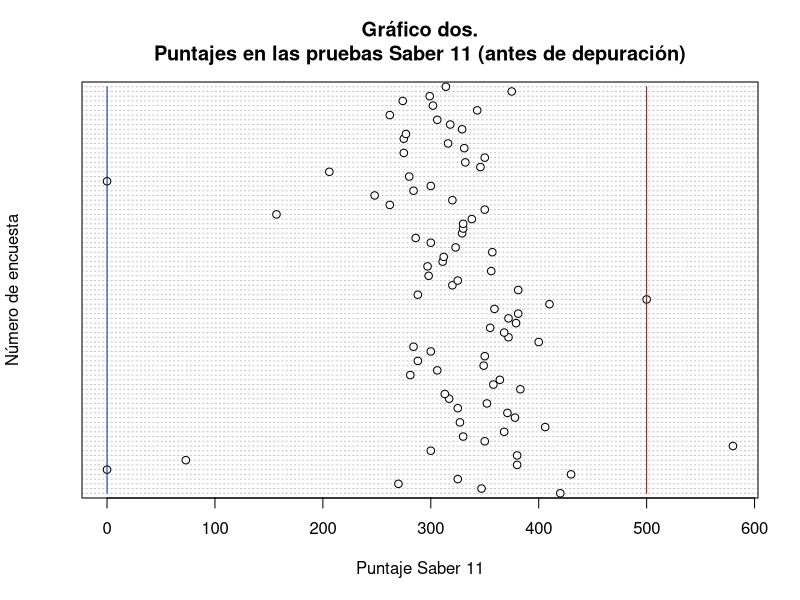
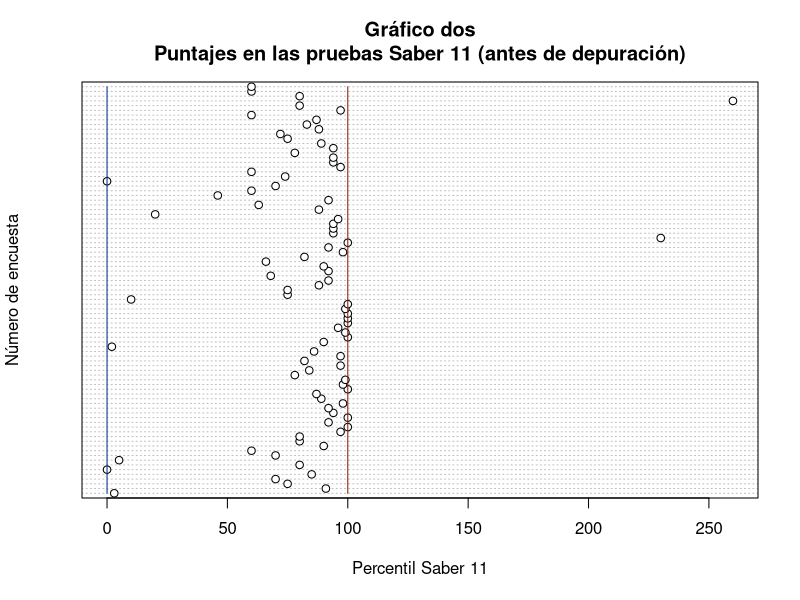
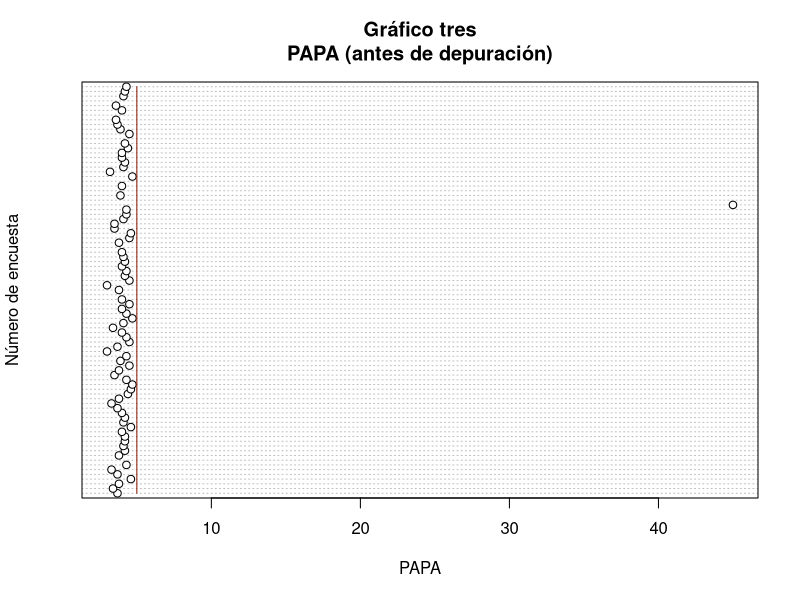

R code for these plots, in order: (Note: this script raises an error after producing the figures.)
## ---- chunk 1
knitr::opts_chunk$set(echo = TRUE,
                      message = FALSE,
                      warning = FALSE)
## ---- chunk 2
library(tidyverse)
## ---- chunk 3
encuesta <- read.csv("encuesta1.csv")
## ---- chunk 4
glimpse(encuesta)
## ---- chunk 5
encuesta <- encuesta %>% 
  mutate_if(is.character, as.factor)
## ---- chunk 6
glimpse(encuesta)
## ---- chunk 7
levels(encuesta$Q01_Genero)
## ---- chunk 8
# Cambio de nombre para el género
encuesta$Q01_Genero <- as.character(encuesta$Q01_Genero)
encuesta$Q01_Genero[encuesta$Q01_Genero == '1 : Masculino'] <- 'Masculino'
encuesta$Q01_Genero[encuesta$Q01_Genero == '2 : Femenino'] <- 'Femenino'
encuesta$Q01_Genero[encuesta$Q01_Genero == '3 : Otro'] <- 'Otro'
encuesta$Q01_Genero <- as.factor(encuesta$Q01_Genero)
levels(encuesta$Q01_Genero)
summary(encuesta$Q01_Genero)
## ---- chunk 9
# Para GÉNERO
summary(encuesta$Q01_Genero)
# ¡Okay!
## ---- chunk 10
# Modificación del formato de la variable FECHA DE NACIMIENTO y de la variable FECHA SABER 11
encuesta <- encuesta %>% 
  mutate(Q02_FechaNac = as.Date(as.character(Q02_FechaNac), "%Y-%m-%d"), 
         Q07_FechaSaber11 = as.Date(as.character(Q07_FechaSaber11), "%Y-%m-%d"))
## ---- chunk 11
summary(encuesta$Q02_FechaNac)
summary(encuesta$Q07_FechaSaber11)
## ---- chunk 12
# Creación de la variable EDAD
# Cálculo de la edad al 2021-FEB-26
encuesta <- encuesta %>% 
  mutate(Edad = as.numeric(as.Date("2021-02-26") - Q02_FechaNac)/365.25)
encuesta$Edad <- round(encuesta$Edad, 2)
## ---- chunk 13
# Creación de la variable TIEMPO EMPLEADO
# Conversión a fecha-hora
encuesta <- encuesta %>% 
  mutate(fecha_entrega = 
           as.POSIXct(strptime(Enviado.el., format = "%d/%m/%Y %H:%M:%S")),
         tiempo_usado = as.integer(format(fecha_entrega, "%M")) +
                        as.integer(format(fecha_entrega, "%S")) / 60  - 30)
encuesta$tiempo_usado <- round(encuesta$tiempo_usado, 2)
## ---- chunk 14
#Cambio de nombre de los pregrados  
encuesta$Q03_Carrera <- as.character(encuesta$Q03_Carrera)
encuesta$Q03_Carrera[encuesta$Q03_Carrera == '1 : MatemÃ¡ticas'] <- 'Matemáticas'
encuesta$Q03_Carrera[encuesta$Q03_Carrera == '2 : IngenierÃa de sistemas e informÃ¡tica'] <- 'Ingeniería de sistemas e informática'
encuesta$Q03_Carrera[encuesta$Q03_Carrera == '3 : EstadÃstica'] <- 'Estadística'
encuesta$Q03_Carrera[encuesta$Q03_Carrera == '4 : IngenierÃa administrativa'] <- 'Ingeniería administrativa'
encuesta$Q03_Carrera[encuesta$Q03_Carrera == '5 : IngenierÃa fÃsica'] <- 'Ingeniería física'
encuesta$Q03_Carrera[encuesta$Q03_Carrera == '6 : IngenierÃa industrial'] <- 'Ingeniería industrial'
encuesta$Q03_Carrera[encuesta$Q03_Carrera == '7 : Otra'] <- 'Otra'
encuesta$Q03_Carrera <- as.factor(encuesta$Q03_Carrera)
levels(encuesta$Q03_Carrera)
summary(encuesta$Q03_Carrera)

## ---- chunk 15
summary(encuesta$Q04_Semestre)
## ---- chunk 16
encuesta <- encuesta %>%
  mutate(V51_Avance = Q04_Semestre * 10)
## ---- chunk 17
summary(encuesta$Q05_Saber11)
## ---- chunk 18
dotchart(encuesta$Q05_Saber11, xlab="Puntaje Saber 11", ylab="Número de encuesta")
title(main = "Gráfico dos.
Puntajes en las pruebas Saber 11 (antes de depuración)")
lines(rep(500,nrow(encuesta)),1:nrow(encuesta),col = "#8b1700")
lines(rep(0,nrow(encuesta)),1:nrow(encuesta),col = "#002e8b")
## ---- chunk 19
encuesta %>% 
  filter(encuesta$Q05_Saber11 == 0 | encuesta$Q05_Saber11 > 500)
## ---- chunk 20
# Imputaciones
encuesta$Q05_Saber11[encuesta$Q05_Saber11 == 580 & !is.na(encuesta$Q05_Saber11)] <- NA
encuesta[6, 7] <- NA
## ---- chunk 21
dotchart(encuesta$Q06_PercentilSaber11, xlab="Percentil Saber 11", ylab="Número de encuesta")
title(main = "Gráfico dos
Puntajes en las pruebas Saber 11 (antes de depuración)")
lines(rep(100,nrow(encuesta)),1:nrow(encuesta),col = "#8b1700")
lines(rep(0,nrow(encuesta)),1:nrow(encuesta),col = "#002e8b")
## ---- chunk 22
encuesta %>% 
  filter(Q06_PercentilSaber11 > 100)
## ---- chunk 23
encuesta$Q06_PercentilSaber11[encuesta$Q06_PercentilSaber11 == 230 & !is.na(encuesta$Q06_PercentilSaber11)] <- 100-230/10
encuesta[84, 8] <- NA
## ---- chunk 24
encuesta$Q07_FechaSaber11[encuesta$Q07_FechaSaber11 == as.Date("2021-08-08") & !is.na(encuesta$Q07_FechaSaber11)] <- NA
## ---- chunk 25
dotchart(encuesta$Q08_PAPA, xlab = "PAPA", ylab = "Número de encuesta")
title(main = "Gráfico tres
PAPA (antes de depuración)")
lines(rep(5,nrow(encuesta)),1:nrow(encuesta),col = "#8b1700")
## ---- chunk 26
encuesta %>% 
  filter(Q08_PAPA > 5)
## ---- chunk 27
encuesta$Q08_PAPA[encuesta$Q08_PAPA == 45 & !is.na(encuesta$Q08_PAPA)] <- 4.5
## ---- chunk 28
# Vivienda en el ÁREA METROPOLITANA
summary(encuesta$Q09_EnAreaMetropolitana)
## ---- chunk 29
encuesta$Q10_Estrato <- as.character(encuesta$Q10_Estrato)
encuesta$Q10_Estrato[encuesta$Q10_Estrato == '2 : 1'] <- '1'
encuesta$Q10_Estrato[encuesta$Q10_Estrato == '3 : 2'] <- '2'
encuesta$Q10_Estrato[encuesta$Q10_Estrato == '4 : 3'] <- '3'
encuesta$Q10_Estrato[encuesta$Q10_Estrato == '5 : 4'] <- '4'
encuesta$Q10_Estrato[encuesta$Q10_Estrato == '6 : 5'] <- '5'
encuesta$Q10_Estrato[encuesta$Q10_Estrato == '8 : No se conoce'] <- 'No se conoce'
encuesta$Q10_Estrato <- as.factor(encuesta$Q10_Estrato)
levels(encuesta$Q10_Estrato)
summary(encuesta$Q10_Estrato)
## ---- chunk 30
# Instalación de R
encuesta$Q11_R <- as.character(encuesta$Q11_R)
encuesta$Q11_R[encuesta$Q11_R == '1'] <- 'Si'
encuesta$Q11_R[encuesta$Q11_R == '0'] <- 'No'
encuesta$Q11_R <- as.factor(encuesta$Q11_R)
levels(encuesta$Q11_R)
summary(encuesta$Q11_R)
## ---- chunk 31
# Instalación de R Studio
encuesta$Q12_RStudio <- as.character(encuesta$Q12_RStudio)
encuesta$Q12_RStudio[encuesta$Q12_RStudio == '1'] <- 'Si'
encuesta$Q12_RStudio[encuesta$Q12_RStudio == '0'] <- 'No'
encuesta$Q12_RStudio <- as.factor(encuesta$Q12_RStudio)
levels(encuesta$Q11_R)
summary(encuesta$Q12_RStudio)
## ---- chunk 32
summary(encuesta$Q13_NoRoRStudio)
## ---- chunk 33
encuesta$Q14_RecursosInformaticos..Internet.de.cable.propio <- as.character(encuesta$Q14_RecursosInformaticos..Internet.de.cable.propio)
encuesta$Q14_RecursosInformaticos..Internet.de.cable.propio[encuesta$Q14_RecursosInformaticos..Internet.de.cable.propio == '1'] <- 'Si'
encuesta$Q14_RecursosInformaticos..Internet.de.cable.propio[encuesta$Q14_RecursosInformaticos..Internet.de.cable.propio == '0'] <- 'No'
encuesta$Q14_RecursosInformaticos..Internet.de.cable.propio <- as.factor(encuesta$Q14_RecursosInformaticos..Internet.de.cable.propio)
levels(encuesta$Q14_RecursosInformaticos..Internet.de.cable.propio)
summary(encuesta$Q14_RecursosInformaticos..Internet.de.cable.propio)
## ---- chunk 34
encuesta$Q14_RecursosInformaticos..Internet.de.cable.no.propio <- as.character(encuesta$Q14_RecursosInformaticos..Internet.de.cable.no.propio)
encuesta$Q14_RecursosInformaticos..Internet.de.cable.no.propio[encuesta$Q14_RecursosInformaticos..Internet.de.cable.no.propio == '1'] <- 'Si'
encuesta$Q14_RecursosInformaticos..Internet.de.cable.no.propio[encuesta$Q14_RecursosInformaticos..Internet.de.cable.no.propio == '0'] <- 'No'
encuesta$Q14_RecursosInformaticos..Internet.de.cable.no.propio <- as.factor(encuesta$Q14_RecursosInformaticos..Internet.de.cable.no.propio)
levels(encuesta$Q14_RecursosInformaticos..Internet.de.cable.no.propio)
summary(encuesta$Q14_RecursosInformaticos..Internet.de.cable.no.propio)
## ---- chunk 35
encuesta$Q14_RecursosInformaticos..Wifi.propio <- as.character(encuesta$Q14_RecursosInformaticos..Wifi.propio)
encuesta$Q14_RecursosInformaticos..Wifi.propio[encuesta$Q14_RecursosInformaticos..Wifi.propio == '1'] <- 'Si'
encuesta$Q14_RecursosInformaticos..Wifi.propio[encuesta$Q14_RecursosInformaticos..Wifi.propio == '0'] <- 'No'
encuesta$Q14_RecursosInformaticos..Wifi.propio <- as.factor(encuesta$Q14_RecursosInformaticos..Wifi.propio)
levels(encuesta$Q14_RecursosInformaticos..Wifi.propio)
summary(encuesta$Q14_RecursosInformaticos..Wifi.propio)
## ---- chunk 36
encuesta$Q14_RecursosInformaticos..Wifi.no.propio <- as.character(encuesta$Q14_RecursosInformaticos..Wifi.no.propio)
encuesta$Q14_RecursosInformaticos..Wifi.no.propio[encuesta$Q14_RecursosInformaticos..Wifi.no.propio == '1'] <- 'Si'
encuesta$Q14_RecursosInformaticos..Wifi.no.propio[encuesta$Q14_RecursosInformaticos..Wifi.no.propio == '0'] <- 'No'
encuesta$Q14_RecursosInformaticos..Wifi.no.propio <- as.factor(encuesta$Q14_RecursosInformaticos..Wifi.no.propio)
levels(encuesta$Q14_RecursosInformaticos..Wifi.no.propio)
summary(encuesta$Q14_RecursosInformaticos..Wifi.no.propio)
## ---- chunk 37
encuesta$Q14_RecursosInformaticos..Celular.sin.datos <- as.character(encuesta$Q14_RecursosInformaticos..Celular.sin.datos)
encuesta$Q14_RecursosInformaticos..Celular.sin.datos[encuesta$Q14_RecursosInformaticos..Celular.sin.datos == '1'] <- 'Si'
encuesta$Q14_RecursosInformaticos..Celular.sin.datos[encuesta$Q14_RecursosInformaticos..Celular.sin.datos == '0'] <- 'No'
encuesta$Q14_RecursosInformaticos..Celular.sin.datos <- as.factor(encuesta$Q14_RecursosInformaticos..Celular.sin.datos)
levels(encuesta$Q14_RecursosInformaticos..Celular.sin.datos)
summary(encuesta$Q14_RecursosInformaticos..Celular.sin.datos)
## ---- chunk 38
encuesta$Q14_RecursosInformaticos..Celular.con.datos <- as.character(encuesta$Q14_RecursosInformaticos..Celular.con.datos)
encuesta$Q14_RecursosInformaticos..Celular.con.datos[encuesta$Q14_RecursosInformaticos..Celular.con.datos == '1'] <- 'Si'
encuesta$Q14_RecursosInformaticos..Celular.con.datos[encuesta$Q14_RecursosInformaticos..Celular.con.datos == '0'] <- 'No'
encuesta$Q14_RecursosInformaticos..Celular.con.datos <- as.factor(encuesta$Q14_RecursosInformaticos..Celular.con.datos)
summary(encuesta$Q14_RecursosInformaticos..Celular.con.datos)
## ---- chunk 39
encuesta$Q14_RecursosInformaticos..PortÃ.til.propio <- as.character(encuesta$Q14_RecursosInformaticos..PortÃ.til.propio)
encuesta$Q14_RecursosInformaticos..PortÃ.til.propio[encuesta$Q14_RecursosInformaticos..PortÃ.til.propio == '1'] <- 'Si'
encuesta$Q14_RecursosInformaticos..PortÃ.til.propio[encuesta$Q14_RecursosInformaticos..PortÃ.til.propio == '0'] <- 'No'
encuesta$Q14_RecursosInformaticos..PortÃ.til.propio <- as.factor(encuesta$Q14_RecursosInformaticos..PortÃ.til.propio)
summary(encuesta$Q14_RecursosInformaticos..PortÃ.til.propio)
## ---- chunk 40
encuesta$Q14_RecursosInformaticos..PortÃ.til.no.propio <- as.character(encuesta$Q14_RecursosInformaticos..PortÃ.til.no.propio)
encuesta$Q14_RecursosInformaticos..PortÃ.til.no.propio[encuesta$Q14_RecursosInformaticos..PortÃ.til.no.propio == '1'] <- 'Si'
encuesta$Q14_RecursosInformaticos..PortÃ.til.no.propio[encuesta$Q14_RecursosInformaticos..PortÃ.til.no.propio == '0'] <- 'No'
encuesta$Q14_RecursosInformaticos..PortÃ.til.no.propio <- as.factor(encuesta$Q14_RecursosInformaticos..PortÃ.til.no.propio)
summary(encuesta$Q14_RecursosInformaticos..PortÃ.til.no.propio)
## ---- chunk 41
encuesta$Q14_RecursosInformaticos..Computador.de.escritorio.propio.y.exclusivo <- as.character(encuesta$Q14_RecursosInformaticos..Computador.de.escritorio.propio.y.exclusivo)
encuesta$Q14_RecursosInformaticos..Computador.de.escritorio.propio.y.exclusivo[encuesta$Q14_RecursosInformaticos..Computador.de.escritorio.propio.y.exclusivo == '1'] <- 'Si'
encuesta$Q14_RecursosInformaticos..Computador.de.escritorio.propio.y.exclusivo[encuesta$Q14_RecursosInformaticos..Computador.de.escritorio.propio.y.exclusivo == '0'] <- 'No'
encuesta$Q14_RecursosInformaticos..Computador.de.escritorio.propio.y.exclusivo <- as.factor(encuesta$Q14_RecursosInformaticos..Computador.de.escritorio.propio.y.exclusivo)
summary(encuesta$Q14_RecursosInformaticos..Computador.de.escritorio.propio.y.exclusivo)
## ---- chunk 42
encuesta$Q14_RecursosInformaticos..Computador.de.escritorio.no.propio.pero.exclusivo <- as.character(encuesta$Q14_RecursosInformaticos..Computador.de.escritorio.no.propio.pero.exclusivo)
encuesta$Q14_RecursosInformaticos..Computador.de.escritorio.no.propio.pero.exclusivo[encuesta$Q14_RecursosInformaticos..Computador.de.escritorio.no.propio.pero.exclusivo == '1'] <- 'Si'
encuesta$Q14_RecursosInformaticos..Computador.de.escritorio.no.propio.pero.exclusivo[encuesta$Q14_RecursosInformaticos..Computador.de.escritorio.no.propio.pero.exclusivo == '0'] <- 'No'
encuesta$Q14_RecursosInformaticos..Computador.de.escritorio.no.propio.pero.exclusivo <- as.factor(encuesta$Q14_RecursosInformaticos..Computador.de.escritorio.no.propio.pero.exclusivo)
summary(encuesta$Q14_RecursosInformaticos..Computador.de.escritorio.no.propio.pero.exclusivo)
## ---- chunk 43
encuesta$Q14_RecursosInformaticos..Computador.propio..pero.no.exclusivo <- as.character(encuesta$Q14_RecursosInformaticos..Computador.propio..pero.no.exclusivo)
encuesta$Q14_RecursosInformaticos..Computador.propio..pero.no.exclusivo[encuesta$Q14_RecursosInformaticos..Computador.propio..pero.no.exclusivo == '1'] <- 'Si'
encuesta$Q14_RecursosInformaticos..Computador.propio..pero.no.exclusivo[encuesta$Q14_RecursosInformaticos..Computador.propio..pero.no.exclusivo == '0'] <- 'No'
encuesta$Q14_RecursosInformaticos..Computador.propio..pero.no.exclusivo <- as.factor(encuesta$Q14_RecursosInformaticos..Computador.propio..pero.no.exclusivo)
summary(encuesta$Q14_RecursosInformaticos..Computador.propio..pero.no.exclusivo)
## ---- chunk 44
encuesta$Q14_RecursosInformaticos..Computador.de.escritorio.ni.propio.ni.exclusivo <- as.character(encuesta$Q14_RecursosInformaticos..Computador.de.escritorio.ni.propio.ni.exclusivo)
encuesta$Q14_RecursosInformaticos..Computador.de.escritorio.ni.propio.ni.exclusivo[encuesta$Q14_RecursosInformaticos..Computador.de.escritorio.ni.propio.ni.exclusivo == '1'] <- 'Si'
encuesta$Q14_RecursosInformaticos..Computador.de.escritorio.ni.propio.ni.exclusivo[encuesta$Q14_RecursosInformaticos..Computador.de.escritorio.ni.propio.ni.exclusivo == '0'] <- 'No'
encuesta$Q14_RecursosInformaticos..Computador.de.escritorio.ni.propio.ni.exclusivo <- as.factor(encuesta$Q14_RecursosInformaticos..Computador.de.escritorio.ni.propio.ni.exclusivo)
summary(encuesta$Q14_RecursosInformaticos..Computador.de.escritorio.ni.propio.ni.exclusivo)
## ---- chunk 45
encuesta$Q14_RecursosInformaticos..Tablet.sin.datos <- as.character(encuesta$Q14_RecursosInformaticos..Tablet.sin.datos)
encuesta$Q14_RecursosInformaticos..Tablet.sin.datos[encuesta$Q14_RecursosInformaticos..Tablet.sin.datos == '1'] <- 'Si'
encuesta$Q14_RecursosInformaticos..Tablet.sin.datos[encuesta$Q14_RecursosInformaticos..Tablet.sin.datos == '0'] <- 'No'
encuesta$Q14_RecursosInformaticos..Tablet.sin.datos <- as.factor(encuesta$Q14_RecursosInformaticos..Tablet.sin.datos)
summary(encuesta$Q14_RecursosInformaticos..Tablet.sin.datos)
## ---- chunk 46
encuesta$Q14_RecursosInformaticos..Tablet.con.datos. <- as.character(encuesta$Q14_RecursosInformaticos..Tablet.con.datos.)
encuesta$Q14_RecursosInformaticos..Tablet.con.datos.[encuesta$Q14_RecursosInformaticos..Tablet.con.datos. == '1'] <- 'Si'
encuesta$Q14_RecursosInformaticos..Tablet.con.datos.[encuesta$Q14_RecursosInformaticos..Tablet.con.datos. == '0'] <- 'No'
encuesta$Q14_RecursosInformaticos..Tablet.con.datos. <- as.factor(encuesta$Q14_RecursosInformaticos..Tablet.con.datos.)
summary(encuesta$Q14_RecursosInformaticos..Tablet.con.datos.)
## ---- chunk 47
encuesta$Q15_Alunizaje <- as.character(encuesta$Q15_Alunizaje)
encuesta$Q15_Alunizaje[encuesta$Q15_Alunizaje == '1'] <- 'Si'
encuesta$Q15_Alunizaje[encuesta$Q15_Alunizaje == '0'] <- 'No'
encuesta$Q15_Alunizaje <- as.factor(encuesta$Q15_Alunizaje)
summary(encuesta$Q15_Alunizaje)
## ---- chunk 48
encuesta$Q16_EspionajeInternet <- as.character(encuesta$Q16_EspionajeInternet)
encuesta$Q16_EspionajeInternet[encuesta$Q16_EspionajeInternet == '1'] <- 'Si'
encuesta$Q16_EspionajeInternet[encuesta$Q16_EspionajeInternet == '0'] <- 'No'
encuesta$Q16_EspionajeInternet <- as.factor(encuesta$Q16_EspionajeInternet)
summary(encuesta$Q16_EspionajeInternet)
## ---- chunk 49
encuesta$Q17_Experimentos <- as.character(encuesta$Q17_Experimentos)
encuesta$Q17_Experimentos[encuesta$Q17_Experimentos == '1'] <- 'Si'
encuesta$Q17_Experimentos[encuesta$Q17_Experimentos == '0'] <- 'No'
encuesta$Q17_Experimentos <- as.factor(encuesta$Q17_Experimentos)
summary(encuesta$Q17_Experimentos)
## ---- chunk 50
encuesta$Q18_Vacunas <- as.character(encuesta$Q18_Vacunas)
encuesta$Q18_Vacunas[encuesta$Q18_Vacunas == '1'] <- 'Si'
encuesta$Q18_Vacunas[encuesta$Q18_Vacunas == '0'] <- 'No'
encuesta$Q18_Vacunas <- as.factor(encuesta$Q18_Vacunas)
summary(encuesta$Q18_Vacunas)
## ---- chunk 51
encuesta$Q19_EvidenciaFalsa <- as.character(encuesta$Q19_EvidenciaFalsa)
encuesta$Q19_EvidenciaFalsa[encuesta$Q19_EvidenciaFalsa == '1'] <- 'Si'
encuesta$Q19_EvidenciaFalsa[encuesta$Q19_EvidenciaFalsa == '0'] <- 'No'
encuesta$Q19_EvidenciaFalsa <- as.factor(encuesta$Q19_EvidenciaFalsa)
summary(encuesta$Q19_EvidenciaFalsa)
## ---- chunk 52
encuesta$Q20_RafagasSolares <- as.character(encuesta$Q20_RafagasSolares)
encuesta$Q20_RafagasSolares[encuesta$Q20_RafagasSolares == '1'] <- 'Si'
encuesta$Q20_RafagasSolares[encuesta$Q20_RafagasSolares == '0'] <- 'No'
encuesta$Q20_RafagasSolares <- as.factor(encuesta$Q20_RafagasSolares)
summary(encuesta$Q20_RafagasSolares)
## ---- chunk 53
encuesta$Q21_TierraHueca <- as.character(encuesta$Q21_TierraHueca)
encuesta$Q21_TierraHueca[encuesta$Q21_TierraHueca == '1'] <- 'Si'
encuesta$Q21_TierraHueca[encuesta$Q21_TierraHueca == '0'] <- 'No'
encuesta$Q21_TierraHueca <- as.factor(encuesta$Q21_TierraHueca)
summary(encuesta$Q21_TierraHueca)
## ---- chunk 54
encuesta$Q22_alienigenas <- as.character(encuesta$Q22_alienigenas)
encuesta$Q22_alienigenas[encuesta$Q22_alienigenas == '1'] <- 'Si'
encuesta$Q22_alienigenas[encuesta$Q22_alienigenas == '0'] <- 'No'
encuesta$Q22_alienigenas <- as.factor(encuesta$Q22_alienigenas)
summary(encuesta$Q22_alienigenas)
## ---- chunk 55
encuesta$Q23_CambioClimatico <- as.character(encuesta$Q23_CambioClimatico)
encuesta$Q23_CambioClimatico[encuesta$Q23_CambioClimatico == '1'] <- 'Si'
encuesta$Q23_CambioClimatico[encuesta$Q23_CambioClimatico == '0'] <- 'No'
encuesta$Q23_CambioClimatico <- as.factor(encuesta$Q23_CambioClimatico)
summary(encuesta$Q23_CambioClimatico)
## ---- chunk 56
encuesta$Q24_area <- as.character(encuesta$Q24_area)
encuesta$Q24_area[encuesta$Q24_area == '1 : 7.5*pi'] <- '7.5*pi'
encuesta$Q24_area[encuesta$Q24_area == '2 : 6*pi'] <- '6*pi'
encuesta$Q24_area[encuesta$Q24_area == '3 : 4.5*pi'] <- '4.5*pi'
encuesta$Q24_area[encuesta$Q24_area == '4 : 4*pi'] <- '4*pi'
encuesta$Q24_area[encuesta$Q24_area == '5 : 3*pi'] <- '3*pi'
encuesta$Q24_area[encuesta$Q24_area == '6 : Ninguna de las anteriores'] <- 'Ninguna de las anteriores'
encuesta$Q24_area <- as.factor(encuesta$Q24_area)
levels(encuesta$Q24_area)
summary(encuesta$Q24_area)
## ---- chunk 57
summary(encuesta$Q25_PorcentArea)
## ---- chunk 58
encuesta %>%
  filter(encuesta$Q25_PorcentArea < 1)
## ---- chunk 59
encuesta$Q25_PorcentArea[encuesta$Q25_PorcentArea < 1 & !is.na(encuesta$Q25_PorcentArea)] <- 10
## ---- chunk 60
summary(encuesta$Q27_PorcentDivisor)
## ---- chunk 61
encuesta %>%
  filter(encuesta$Q27 < 1)
## ---- chunk 62
encuesta$Q27_PorcentDivisor[encuesta$Q27_PorcentDivisor < 1 & !is.na(encuesta$Q27_PorcentDivisor)] <- 50
## ---- chunk 63
summary(na.omit(encuesta$tiempo_usado))
## ---- chunk 64
hist(encuesta$tiempo_usado, breaks="Sturges", col="#002e8b",
     main = "Tiempo usado para responder la encuesta",
     ylab = "Frecuencia", xlab = "Tiempo(Minutos)")
## ---- chunk 65
# Tabla para el género
tbl_gen <- table(encuesta$Q01_Genero)
tbl_genP <- tbl_gen * 100 / sum(tbl_gen)
tbl_genP <- round(sort(tbl_genP, decreasing = TRUE), 2)
tbl_genP
## ---- chunk 66
# Gráfico para el género
gr_gen <- barplot(tbl_genP, las = 1, ylim = c(0, 100), col = "#002e8b")
text(gr_gen, tbl_genP + 5, paste(round(tbl_genP, 2), "%"))
title(main = "Género de los estudiantes de EDAED",
      xlab = "Género", ylab = "Porcentaje (%)")
## ---- chunk 67
# Resúmenes numéricos para EDAD
summary(encuesta$Edad)
## ---- chunk 68
clases_ed <- ceiling(1+3.33*log(length(encuesta$Edad), base = 10))
paramAnt <- par(no.readonly = TRUE)
hist(encuesta$Edad, freq = FALSE, nclass = 20, col = "#002e8b",
     las = 1, 
     main = "Distribución de la edad",
     xlab = "Edad (años)",
     ylab = "Densidad",
     ylim = c(0, 0.20),
     xlim = c(15, 40))
lines(density(encuesta$Edad), col = "#748b00", lwd = 3)
rug(encuesta$Edad)
par(paramAnt)
## ---- chunk 69
# Tabla para la carrera
tbl_carr <- table(encuesta$Q03_Carrera)
tbl_carrP <- tbl_carr * 100 / sum(tbl_carr)
tbl_carrP <- round(sort(tbl_carrP, decreasing = TRUE), 2)
## ---- chunk 70
# Gráfico para la carrera
Nombres_Carreras = c("Estadística","Ingeniería de\n sistemas e\n informática","Ingeniería\n industrial","Matemáticas","Ingeniería\n administrativa","Ingeniería\n física","Otra")
gr_carr <- barplot(tbl_carrP, las = 1, names.arg = Nombres_Carreras, ylim = c(0, 100), col = "#002e8b", cex.names = 0.6)
text(gr_carr, tbl_carrP + 5, paste(round(tbl_carrP, 2), "%"))
title(main = "Carrera de los estudiantes de EDAED",
      ylab = "Porcentaje (%)")
## ---- chunk 71
# Resúmenes numéricos para EDAD
aux_avance = na.omit(encuesta$V51_Avance)
summary(aux_avance)
## ---- chunk 72
clases_av <- ceiling(1+3.33*log(length(encuesta$Q04_Semestre) - 1, base = 10))
paramAnt <- par(no.readonly = TRUE)
hist(encuesta$V51_Avance, freq = FALSE, nclass = clases_av, col = "#002e8b",
     las = 1, 
     main = "Distribución del avance",
     xlab = "Avance (%)",
     ylab = "Densidad",
     ylim = c(0, 0.20),
     xlim = c(0, 80))
lines(density(encuesta$Edad), col = "#748b00", lwd = 3)
par(paramAnt)
## ---- chunk 73
summary(na.omit(encuesta$Q05_Saber11))
## ---- chunk 74
hist(encuesta$Q05_Saber11, breaks="Sturges", col="#002e8b",
     main = "Resultados de la prueba Saber 11",
     ylab = "Frecuencia", xlab = "Puntaje")
## ---- chunk 75
summary(na.omit(encuesta$Q06_PercentilSaber11))
## ---- chunk 76
hist(encuesta$Q06_PercentilSaber11, breaks="Sturges", col="#002e8b",
     main = "Percentiles de la prueba Saber 11",
     ylab = "Frecuencia", xlab = "Percentil")
## ---- chunk 77
summary(na.omit(as.numeric(format(encuesta$Q07_FechaSaber11, "%Y"))))
## ---- chunk 78
hist(as.numeric(format(encuesta$Q07_FechaSaber11, "%Y")), breaks="Sturges", col="#002e8b",
     main = "Fecha de presentación de la prueba Saber 11",
     ylab = "Frecuencia", xlab = "Año")
## ---- chunk 79
summary(na.omit(encuesta$Q08_PAPA))
## ---- chunk 80
hist(encuesta$Q08_PAPA, breaks="Sturges", col="#002e8b",
     main = "Promedio Aritmético Ponderado Acumulado\n de los estudiantes del curso EDAED",
     ylab = "Frecuencia", xlab = "PAPA")
## ---- chunk 81
# Tabla para la variable EnAreaMetropolitana
tbl_area <- table(encuesta$Q09_EnAreaMetropolitana)
tbl_areaP <- tbl_area * 100 / sum(tbl_area)
tbl_areaP <- round(sort(tbl_areaP, decreasing = FALSE), 2)
## ---- chunk 82
# Gráfico para la variable EnAreaMetropolitana
Categorias = c("No Presente","Presente")
gr_area <- barplot(tbl_areaP, las = 1, names.arg = Categorias, ylim = c(0, 100), col = "#002e8b")
text(gr_area, tbl_areaP + 6, paste(round(tbl_areaP, 2), "%"))
title(main = "Presencia de los estudiantes de EDAED en\n el Área Metropolitana del Valle de Aburrá",
      ylab = "Porcentaje (%)")
## ---- chunk 83
# Creación de una variable auxiliar con los rangos de PUNTAJE SABER 11
clases_sbr11 <- nclass.Sturges(encuesta$Q05_Saber11)
vector_sbr11 <- c(0, 63, 126, 189, 252, 315, 378, 441, 504)
encuesta <- encuesta %>% 
  mutate(as.numeric(Q05_Saber11), V6_Saber11 = cut(Q05_Saber11, vector_sbr11, include.lowest = TRUE))
## ---- chunk 84
# Tabla de frecuencias de las diferentes categorías
tbl_v6 <- table(encuesta$V6_Saber11)
tbl_v6P <- round(tbl_v6 * 100 / sum(tbl_v6), 2)
tbl_v6P
## ---- chunk 85
# Gráfico de barras para PUNTAJE SABER 11 
barplot(tbl_v6P)
## ---- chunk 86
barplot(table(encuesta$Q10_Estrato),
        col = "#002e8b",
        main = "Estrato Socioeconomico",
        xlab = "Estrato de la vivienda ",
        ylab = "Numero de estudiantes"
        )
## ---- chunk 87
barplot(table(encuesta$Q11_R),
        col = "#002e8b",
        main = "Programa R instalado y/o actualizado",
        xlab = "Instalacion o actualizacion de R ",
        ylab = "Numero de estudiantes")
## ---- chunk 88
summary(encuesta$Q11_R)
summary(encuesta$Q12_RStudio)
## ---- chunk 89
table(encuesta$Q13_NoRoRStudio)
## ---- chunk 90
summary(encuesta$Q14_RecursosInformaticos..Internet.de.cable.propio)
summary(encuesta$Q14_RecursosInformaticos..Internet.de.cable.no.propio)
## ---- chunk 91
summary(encuesta$Q14_RecursosInformaticos..Wifi.propio)
summary(encuesta$Q14_RecursosInformaticos..Wifi.no.propio)
## ---- chunk 92
summary(encuesta$Q14_RecursosInformaticos..Celular.con.datos)
summary(encuesta$Q14_RecursosInformaticos..Celular.sin.datos)
## ---- chunk 93
summary(encuesta$Q14_RecursosInformaticos..PortÃ.til.propio)
summary(encuesta$Q14_RecursosInformaticos..PortÃ.til.no.propio)
## ---- chunk 94
summary(encuesta$Q14_RecursosInformaticos..Computador.de.escritorio.propio.y.exclusivo)
summary(encuesta$Q14_RecursosInformaticos..Computador.de.escritorio.no.propio.pero.exclusivo)
summary(encuesta$Q14_RecursosInformaticos..Computador.de.escritorio.ni.propio.ni.exclusivo)
summary(encuesta$Q14_RecursosInformaticos..Computador.propio..pero.no.exclusivo)
## ---- chunk 95
summary(encuesta$Q14_RecursosInformaticos..Tablet.con.datos.)
summary(encuesta$Q14_RecursosInformaticos..Tablet.sin.datos)
## ---- chunk 96
summary(encuesta$Q15_Alunizaje)
## ---- chunk 97
summary(encuesta$Q16_EspionajeInternet)
## ---- chunk 98
summary(encuesta$Q17_Experimentos)
## ---- chunk 99
summary(encuesta$Q18_Vacunas)
## ---- chunk 100
summary(encuesta$Q19_EvidenciaFalsa)
## ---- chunk 101
summary(encuesta$Q20_RafagasSolares)
## ---- chunk 102
summary(encuesta$Q21_TierraHueca)
## ---- chunk 103
summary(encuesta$Q22_alienigenas)
## ---- chunk 104
summary(encuesta$Q23_CambioClimatico)
